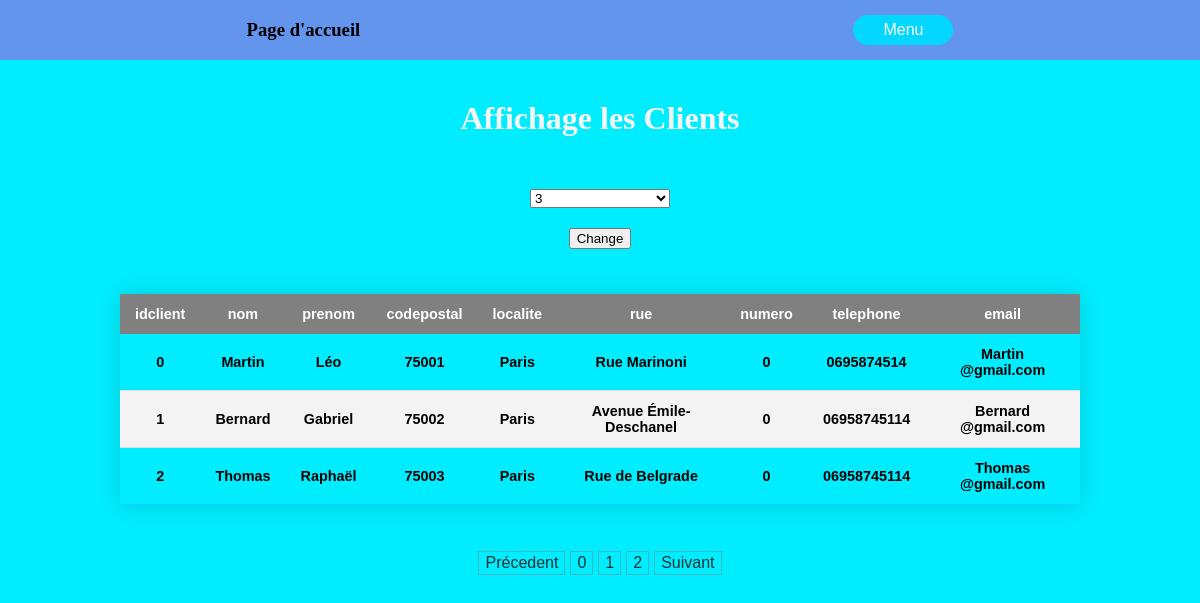
Screenshot of /affichageClients.php?select=3&page=0 with the database file from the repository.
### tables this page shows
CREATE TABLE `clients` (
  `idclient` smallint(5) NOT NULL,
  `nom` varchar(40) NOT NULL,
  `prenom` varchar(40) NOT NULL,
  `codepostal` varchar(10) NOT NULL,
  `localite` varchar(50) NOT NULL,
  `rue` varchar(80) NOT NULL,
  `numero` varchar(10) NOT NULL,
  `telephone` varchar(40) NOT NULL,
  `email` varchar(50) NOT NULL
);

### bdd/db_id.php (called while the page is built)
<?php
abstract class db_id{
    private $locahost = "localhost";
    private $db_name = "voiture";
    private $username = "root";
    private $password = "";
    public function get_id(){
        $arr = array();
        array_push($arr,$this->locahost,$this->db_name,$this->username,$this->password);
        return $arr;
    }
}

### bdd/db_connexion.php (called while the page is built, shortened)
<?php
require_once ("db_id.php");
class db_connexion extends db_id {
    private $host;
    private $db_name;
    private $username;
    private $password;
    protected $_connexion;
    public function __construct(){
        $id = $this -> get_id();
        $this->host = $id[0];
        $this->db_name = $id[1];
        $this->username = $id[2];
        $this->password = $id[3];
    }
    public function connexion(){
        $this -> _connexion = null;
        try{
            $this->_connexion = new PDO('mysql:host='.$this->host .';dbname='.$this->db_name,$this->username,$this->password);
            $this->_connexion->exec('set names utf8');
            return true;
        }catch (PDOException $exception){
            echo "Error to connect BDD" . $exception;
            return false;
        }
    }
    public function find_data($table,$l1,$l2){
        $sql = "SELECT * FROM " . $table . " LIMIT " . $l1 . " , " . $l2;
        $query = $this->_connexion->prepare($sql);
        $query->execute();
        return $query->fetchAll(PDO::FETCH_ASSOC);
    }
    public function total_count_number($id,$table){
        $sql = "SELECT COUNT($id) FROM $table";
        $query = $this->_connexion->prepare($sql);
        $query->execute();
        return $query->fetchAll(PDO::FETCH_ASSOC);
    }
    public function get_all_columns_from_table($table){
        $sql = "SHOW FULL COLUMNS FROM " . $table;
        $query = $this->_connexion->prepare($sql);
        $query->execute();
        $res = $query->fetchAll();
        $columns = array();
        foreach ($res as $r => $key){
            foreach ($key as $k => $x){
                if ($k === "Field"){
                    array_push($columns,$key[$k]);
                }
            }
        }
        return $columns;
    }
}

### affichageClients.php (the view, shortened to what this page needs)
<?php
require_once("./bdd/db_connexion.php");
$connexion = new db_connexion();
$res = $connexion->connexion();
if ($res) {
    $columns = $connexion->get_all_columns_from_table("clients");
    $num = $connexion->total_count_number("idclient", "clients")[0]["COUNT(idclient)"];
    if (array_key_exists("page", $_GET) && array_key_exists("select", $_GET)) {
        $s = $_GET["page"] * $_GET["select"];
        $client = $connexion->find_data("clients", $s, $_GET["select"]);
    }
}
?>
<!DOCTYPE html>
<html lang="fr">
<head>
    <link rel="stylesheet" href="./src/style.css"/>
</head>
<body>
<header>
    <div class="header-content">
        <div>
            <h3><a href="index.php" style="color: black;">Page d'accueil</a></h3>
        </div>
        <nav>
            <button id="menu">Menu</button>
        </nav>
    </div>
</header>
    <main>
        <h3>Affichage les Clients</h3>
        <form method="get" action="affichageClients.php">
            <select name="select" id="select" class="select-form">
                <?php $i = 3;
                while ($i < 11): ?>
                    <option id="<?= $i ?>">
                        <?php
                        echo $i;
                        ?>
                    </option>
                    <?php $i++; endwhile; ?>
            </select>
            <input type="submit" value="Change">
        </form>
        <table>
            <thead>
            <tr>
                <?php foreach ($columns as $co) : ?>
                    <th scope="col"><?= $co ?></th>
                <?php endforeach; ?>
            </tr>
            </thead>
            <tbody>
            <?php if (isset($client)) foreach ($client as $c) : ?>
                <tr>
                    <?php foreach ($columns as $co) : ?>
                        <th scope="row"><?= $c["$co"] ?></th>
                    <?php endforeach; ?>
                </tr>
            <?php endforeach; ?>
            </tbody>
        </table>
        <div class="page">
            <button onclick="home_page()">Précedent</button>
            <?php
            $p = 0;
            if (array_key_exists("select", $_GET)) {
                $amount = ceil($num / $_GET["select"]);
                while ($p < $amount) {
                    echo "<button onclick='Set_Location($p)'>$p</button>";
                    $p++;
                }
            }
            ?>
            <button onclick="next_page(<?= $p - 1 ?>)">Suivant</button>
        </div>
    </main>
</body>
</html>

### src/style.css (style rules this page uses)
html,body { box-sizing: border-box; margin: 0; padding: 0; width: 100%; height: auto; background: rgb(0,237,255); }
a { text-decoration: none; }
header { width: 100%; position: fixed; z-index: 2; display: flex; flex-direction: column; justify-content: center; align-items: center; background-color: cornflowerblue; }
.header-content { width: 100%; display: flex; flex-direction: row; justify-content: space-around; align-items: center; height: 60px; }
.header-content button { border: none; border-radius: 15px; height: 30px; width: 100px; font-size: 1rem; cursor: pointer; background-color: #03d7ff; color: white; transition: 0.3s; }
main { width: 100%; height: auto; display: flex; justify-content: center; align-items: center; padding: 50px 0px; flex-direction: column; flex-wrap: wrap; }
main h3 { width: 100%; text-align: center; font-size: 2rem; margin-top: 50px; color: whitesmoke; }
main form { width: 80%; height: auto; display: flex; flex-direction: column; justify-content: flex-end; align-items: center; margin-top: 20px; margin-bottom: 20px; gap: 20px; }
.select-form { width: 140px; }
input { cursor: pointer; }
table { width: 80%; border-collapse: collapse; margin: 25px 0; font-size: 0.9em; font-family: sans-serif; min-width: 400px; box-shadow: 0 0 20px rgba(0, 0, 0, 0.15); }
table thead tr { background-color: grey; color: #ffffff; text-align: left; }
table th, table td { padding: 12px 15px; }
table tbody tr { border-bottom: 1px solid #dddddd; cursor: pointer; transition: 0.3s; }
table tbody tr:nth-of-type(even) { background-color: #f3f3f3; }
table tbody tr:last-of-type { border-bottom: 2px solid #03d7ff; }
table th { text-align: center; }
.page { display: flex; flex-direction: row; justify-content: center; align-items: center; margin-top: 20px; gap: 5px; }
.page button { border: 1px solid rgba(128, 128, 128, 0.49); background-color: transparent; cursor: pointer; font-size: 1rem; line-height: 20px; color: rgba(28, 28, 28, 0.9); }

### rows the page displays
clients: idclient "0", nom "Martin", prenom "Léo", codepostal "75001", localite "Paris", rue "Rue Marinoni", numero "0", telephone "0695874514", email "Martin @gmail.com"
clients: idclient "1", nom "Bernard", prenom "Gabriel", codepostal "75002", localite "Paris", rue "Avenue Émile-Deschanel", numero "0", telephone "06958745114", email "Bernard @gmail.com"
clients: idclient "2", nom "Thomas", prenom "Raphaël", codepostal "75003", localite "Paris", rue "Rue de Belgrade", numero "0", telephone "06958745114", email "Thomas @gmail.com"

### other values shown
$co "idclient"
$co "nom"
$co "prenom"
$co "codepostal"
$co "localite"
$co "rue"
$co "numero"
$co "telephone"
$co "email"
form field select "3"
